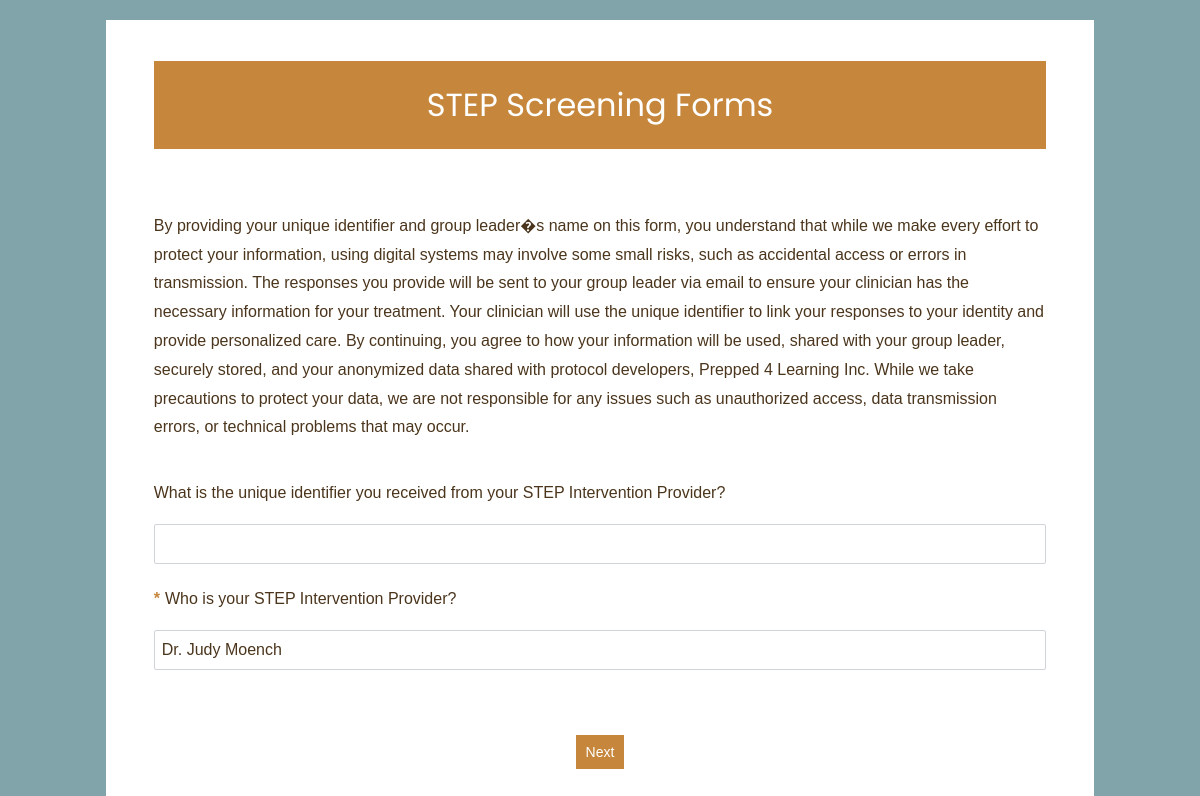
The page /questionnaire/3 on the database as committed earlier.
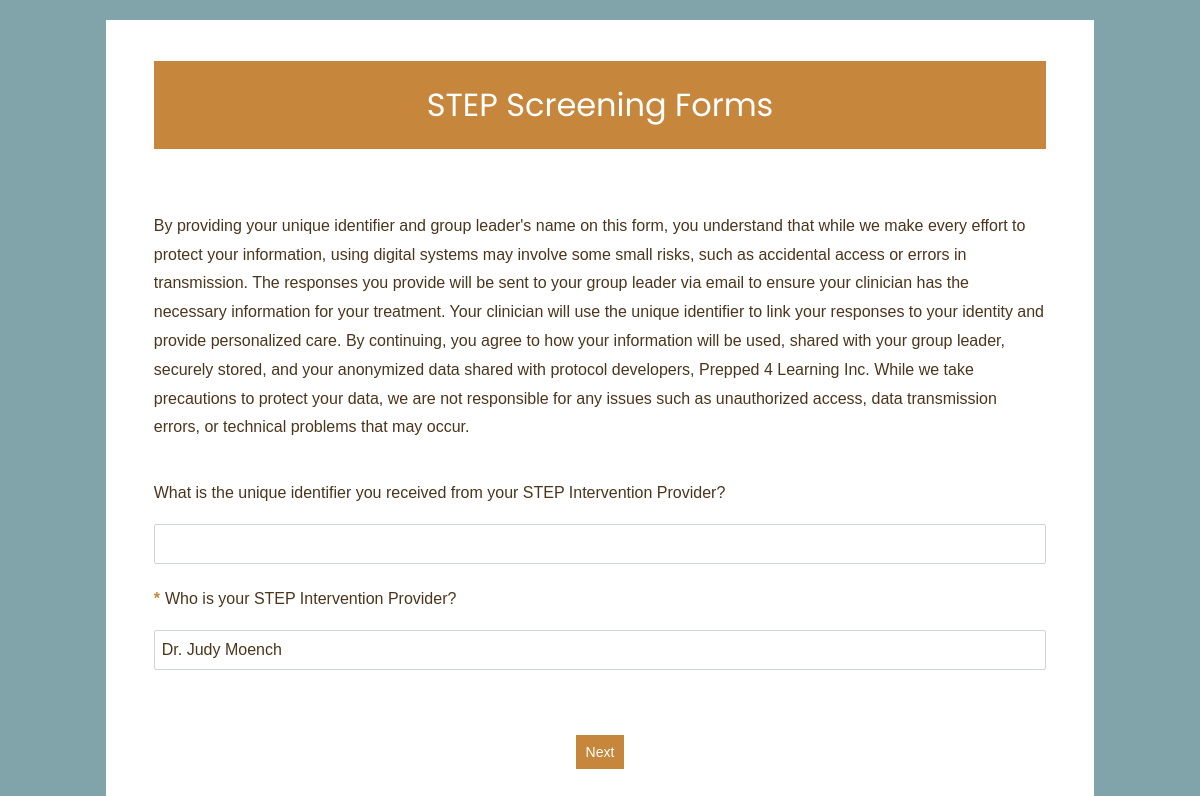
The same page on the database as committed later.
### initial_screening/models.py (models this page shows, shortened)
class Questionnaire(models.Model):
    name = models.CharField(max_length=300, unique=True)
    citation = models.TextField(blank=True)
    description = models.TextField(blank=True)
    order = models.PositiveBigIntegerField(default=0,unique=True)
    class Meta:
        ordering = ['order']

class Question(models.Model):
    QUESTION_TYPES = [
        ('info', "Informational Block"),
        ('text', "Single Line Text"),
        ("textarea", "Long Text"),
        ('radio', "Multiple Choice (Single-select)"),
        ('checkbox', "Multiple Choice (Multi-select)"),
        ('dropdown', "Dropdown"),
        ('date', "Date")
    ]
    question_block = models.ForeignKey(
        QuestionBlock,
        related_name='questions',
        on_delete=models.CASCADE
    )
    text = models.TextField(max_length=1000)
    question_type = models.CharField(
        max_length=30,
        choices=QUESTION_TYPES,
        default='text'
    )
    order = models.PositiveBigIntegerField(default=0)
    is_required = models.BooleanField(default=False)
    class Meta:
        ordering = ['order']

### initial_screening/views.py (the view, shortened to what this page needs)
# urls.py: path('questionnaire/<int:questionnaire_id>', views.questionnaire_view, name='questionnaire_view'),
def questionnaire_view(request, questionnaire_id):
    questionnaire = get_object_or_404(
        Questionnaire.objects.prefetch_related('question_blocks__questions__options'),
        id=questionnaire_id
    )
    questionnaire_count = Questionnaire.objects.count()
    form = QuestionnaireForm(questionnaire, request.POST or None)
    return render(request, 'initial_screening/questionnaire.html', {'form': form, 'questionnaire': questionnaire, 'questionnaire_count': questionnaire_count})

### initial_screening/intake_forms.py (called while the page is built)
    def render(self, name, value, attrs=None, renderer=None):
        html = f'<div class="form-info">{self.attrs.get("text", "")}</div>'
        return mark_safe(html)

### initial_screening/templates/initial_screening/questionnaire.html (shortened to what this page needs)
{% load static %}
<!DOCTYPE html>
<html lang="en">
    <head>
        <link rel="stylesheet" href="{% static 'initial_screening/styles.css' %}">
    </head>
    <body>
        {% load form_extras %}
        <div id="questionnaire-container">
            <h1>{{ questionnaire.name }}</h1>
            <form method="POST">
                {% for block in questionnaire.question_blocks.all %}
                    <section>
                        {% for question in block.questions.all %}
                            <div class="question-container">
                                <div class="question-text-container">
                                    {% if question.is_required %}
                                        <p class="required-arrow">*</p>
                                    {% endif %}
                                    <p class="question-text">{{ question.text }}</p>
                                </div>
                                {% if question.question_type == 'text' %}
                                    <input
                                        class="input-field"
                                        type="text"
                                        name="{{ question.id }}"
                                        >
                                {% elif question.question_type == 'dropdown' %}
                                    <select
                                        {% if question.is_required %}
                                            required
                                        {% endif %}
                                        class="input-field"
                                        name="{{question.id}}"
                                        id="question_{{question.id}}">
                                        {% for option in question.options.all %}
                                            <option value="{{ option.id }}">{{ option.text }}</option>
                                        {% endfor %}
                                    </select>
                                {% endif %}
                            </div>
                        {% endfor %}
                    </section>
                {% endfor %}
                <button type="submit">
                    {% if questionnaire.order == questionnaire_count %}
                        Submit
                    {% else %}
                        Next
                    {% endif %}
                </button>
            </form>
        </div>
    </body>
</html>

### initial_screening/static/initial_screening/styles.css (style rules this page uses)
body { background-color: rgb(128, 164, 169); font-family: "Arial", "Helvetica Neue", Arial, "Lucida Grande", Tahoma, Verdana, sans-serif; color: rgb(75, 53, 28); font-style: normal; font-weight: 400; }
#questionnaire-container, #thank-you-container { display: flex; flex-direction: column; align-items: center; background-color: white; width: 80%; margin: 20px auto; padding: 20px; }
#questionnaire-container > h1, #thank-you-container > h1 { background-color: rgb(198, 135, 60); text-align: center; color: white; font-family: "Poppins"; font-weight: 400; width: 90%; padding: 20px; }
#questionnaire-container form { width: calc(90% + 40px) }
.question-text-container { display: flex; flex-direction: row; }
.question-text, .required-arrow { line-height: 1.8em; }
.question-container { padding-bottom: 5px; }
.required-arrow { color: rgb(198, 135, 60); display: inline; font-weight: bold; padding-right: 5px; display: inline; }
.input-field { padding: 7px; width: 100%; background-color: white; border: 1px solid rgb(207, 212, 216); border-radius: 2px; box-sizing: border-box; height: 40px; color: rgb(75, 53, 28); line-height: 1.4em; font-size: 1em; -webkit-appearance: none; appearance: none; }
button { margin: 10px auto; margin-top: 40px; border-radius: 0px; border: 0px; background-color: rgb(198, 135, 60); color: white; line-height: 14px; padding: 10px; font-size: 14px; cursor: pointer; display: block; }
section { padding: 20px 0; }

Rows that differ between the two databases and show on the page:
changed Question: text "…unique identifier and group leader�s name on this form,…" → "…unique identifier and group leader's name on this form,…"
